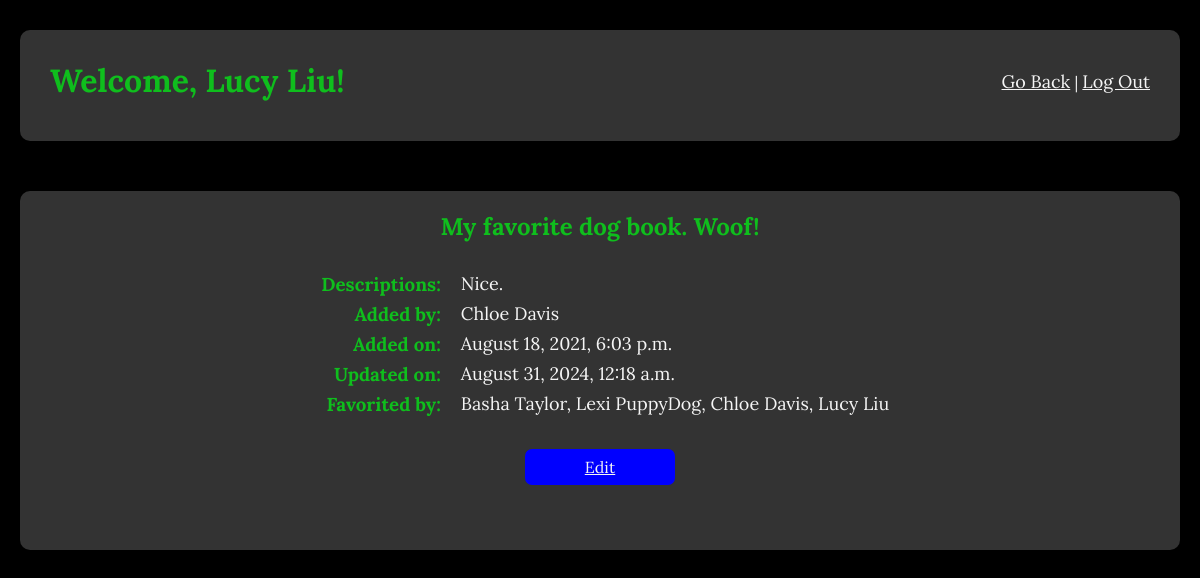
The page /books/8 (signed in) on the database as committed earlier.
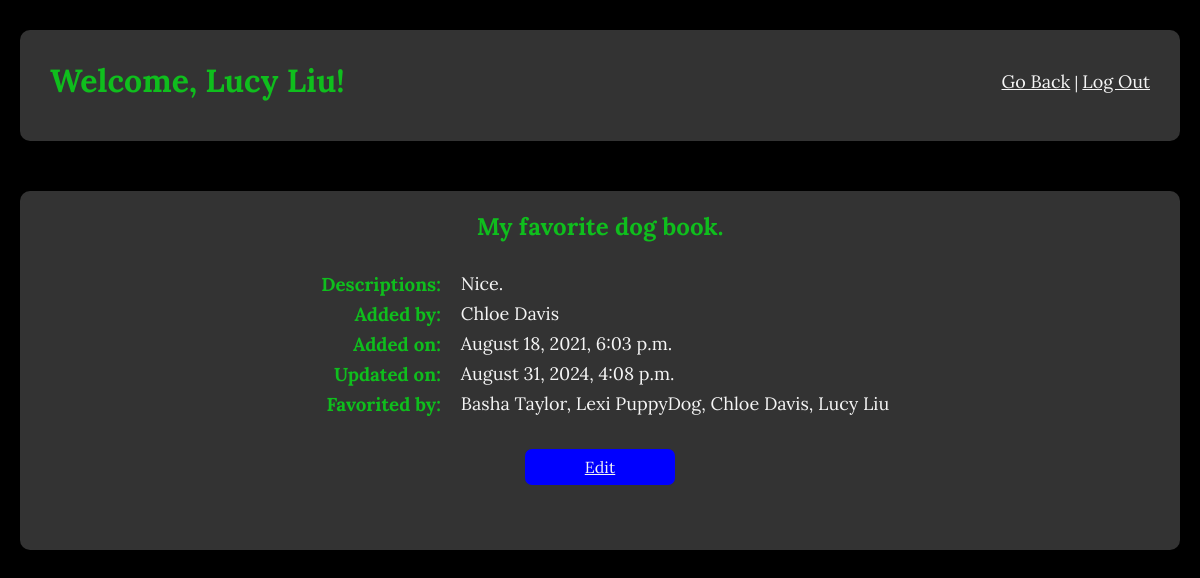
The same page on the database as committed later.
### favorite_books_app/models.py (models this page shows)
class Book(models.Model):
    title = models.CharField(max_length = 255)
    description = models.CharField(max_length = 255)
    uploaded_by = models.ForeignKey(User, related_name="books_uploaded", on_delete=models.CASCADE)
    users_who_like = models.ManyToManyField(User, related_name = "liked_books")
    created_at = models.DateTimeField(auto_now_add=True)
    updated_at = models.DateTimeField(auto_now=True)
    objects = BookManager()

class User(models.Model):
    first_name=models.CharField(max_length=45)
    last_name=models.CharField(max_length=45)
    email=models.CharField(max_length=255)
    password=models.CharField(max_length=255)
    created_at=models.DateTimeField(auto_now_add=True)
    updated_at=models.DateTimeField(auto_now=True)
    objects=UserManager()

### favorite_books_app/views.py (the view)
# urls.py: path('books/<int:book_id>', views.show_one, name='show_book'),  # View a single book
def show_one(request, book_id):
    if 'userid' not in request.session:
        return redirect('/')  # Redirect to login page if user is not logged in
    book = get_object_or_404(Book, id=book_id)
    current_user = User.objects.get(id=request.session['userid'])
    context = {
        'book': book,
        'current_user': current_user,
    }
    return render(request, 'show_book.html', context)

### favorite_books_app/templates/show_book.html (shortened to what this page needs)
<!DOCTYPE html>
<html lang="en">
<head>
    {% load static %}
    <link rel="stylesheet" href="{% static 'css/show_book.css' %}">
</head>
<body>
    <div class="container">
        <div class="header">
            <h1>Welcome, {{ current_user.first_name }} {{ current_user.last_name }}!</h1><br>
            <div class="links">
                <a href="{% url 'list_books' %}">Go Back</a> | <a id="log_out" href="/">Log Out</a>
            </div>
        </div>
        <div class="main">
            <div class="content">
                <h2>{{ book.title }}</h2>
                <div>
                    <h3>Descriptions: </h3>
                    <p>{{ book.description }}</p>
                </div>
                <div>
                    <h3>Added by: </h3>
                    <p>{{ book.uploaded_by.first_name }} {{ book.uploaded_by.last_name }}</p>
                </div>
                <div>
                    <h3>Added on: </h3>
                    <p>{{ book.created_at|date:"F j, Y, g:i a" }}</p>
                </div>
                <div>
                    <h3>Updated on: </h3>
                    <p>{{ book.updated_at|date:"F j, Y, g:i a" }}</p>
                </div>
                <div>
                    <h3>Favorited by:</h3>
                    <p>{% if book.users_who_like.all %}
                            {% for user in book.users_who_like.all %}
                                {{ user.first_name }} {{ user.last_name }}{% if not forloop.last %}, {% endif %}
                            {% endfor %}
                        {% else %}
                            No one
                        {% endif %}
                    </p>
                </div>
            </div>
            <div class="button-wrapper">
                <a href="{% url 'edit_book' book.id %}" class="btn">Edit</a>
            </div>
        </div>
    </div>
</body>
</html>

Rows that differ between the two databases and show on the page:
changed Book "Nice.": title "My favorite dog book. Woof!" → "My favorite dog book."; updated_at "August 31, 2024, 12:18 a.m." → "August 31, 2024, 4:08 p.m."
